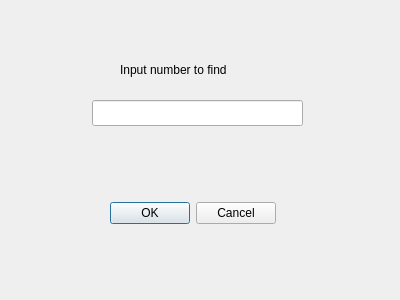
<?xml version="1.0" encoding="UTF-8"?>
<ui version="4.0">
 <class>DialogNumIn</class>
 <widget class="QDialog" name="DialogNumIn">
  <property name="geometry">
   <rect>
    <x>0</x>
    <y>0</y>
    <width>400</width>
    <height>300</height>
   </rect>
  </property>
  <property name="windowTitle">
   <string>Dialog</string>
  </property>
  <widget class="QDialogButtonBox" name="buttonBox">
   <property name="geometry">
    <rect>
     <x>110</x>
     <y>200</y>
     <width>166</width>
     <height>26</height>
    </rect>
   </property>
   <property name="orientation">
    <enum>Qt::Orientation::Horizontal</enum>
   </property>
   <property name="standardButtons">
    <set>QDialogButtonBox::StandardButton::Cancel|QDialogButtonBox::StandardButton::Ok</set>
   </property>
  </widget>
  <widget class="QLabel" name="label">
   <property name="geometry">
    <rect>
     <x>120</x>
     <y>60</y>
     <width>231</width>
     <height>20</height>
    </rect>
   </property>
   <property name="text">
    <string>Input number to find</string>
   </property>
  </widget>
  <widget class="QLineEdit" name="lineEdit">
   <property name="geometry">
    <rect>
     <x>92</x>
     <y>100</y>
     <width>211</width>
     <height>26</height>
    </rect>
   </property>
  </widget>
 </widget>
 <resources/>
 <connections>
  <connection>
   <sender>buttonBox</sender>
   <signal>accepted()</signal>
   <receiver>DialogNumIn</receiver>
   <slot>accept()</slot>
   <hints>
    <hint type="sourcelabel">
     <x>248</x>
     <y>254</y>
    </hint>
    <hint type="destinationlabel">
     <x>157</x>
     <y>274</y>
    </hint>
   </hints>
  </connection>
  <connection>
   <sender>buttonBox</sender>
   <signal>rejected()</signal>
   <receiver>DialogNumIn</receiver>
   <slot>reject()</slot>
   <hints>
    <hint type="sourcelabel">
     <x>316</x>
     <y>260</y>
    </hint>
    <hint type="destinationlabel">
     <x>286</x>
     <y>274</y>
    </hint>
   </hints>
  </connection>
 </connections>
</ui>
